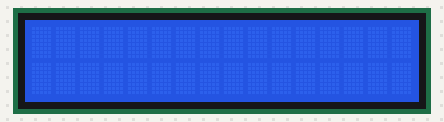
Bench run of a sketch on a simulated Arduino Uno, built with avr-gcc and run on an emulated ATmega328P. Shown: 16×2 character LCD.

Above: at 0.1 s.
At 0.6 s:
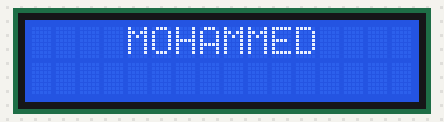
At 1.6 s:
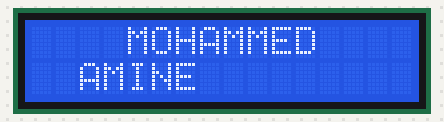
At 2.6 s:
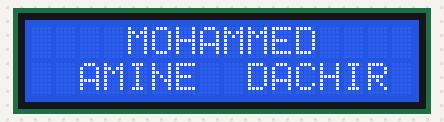

The sketch:

lcd.ino
```cpp
#include <LiquidCrystal.h>
LiquidCrystal lcd( 8,  9,  4,  5,  6,  7);
void setup() {
 lcd.begin(16, 2);
}
void loop() {
  for (int i = 0;i<3;i++){
    delay(500);
    lcd.setCursor(4,0);
    lcd.print("MOHAMMED");
    delay(1000);
    lcd.setCursor(2,1);
    if (i = 1){lcd.print ("AMINE");}
    delay(1000);
    lcd.setCursor(9,1);
    if (i = 2){lcd.print ("DACHIR");}
    delay(1000);
    lcd.clear();
  }
}
```

Measured:
- by itself, everything shown: repeats every 3.5 s, in 4 steps
- what the display in image 1 shows lasts 1.0 s, from 0.6 s to 1.6 s
